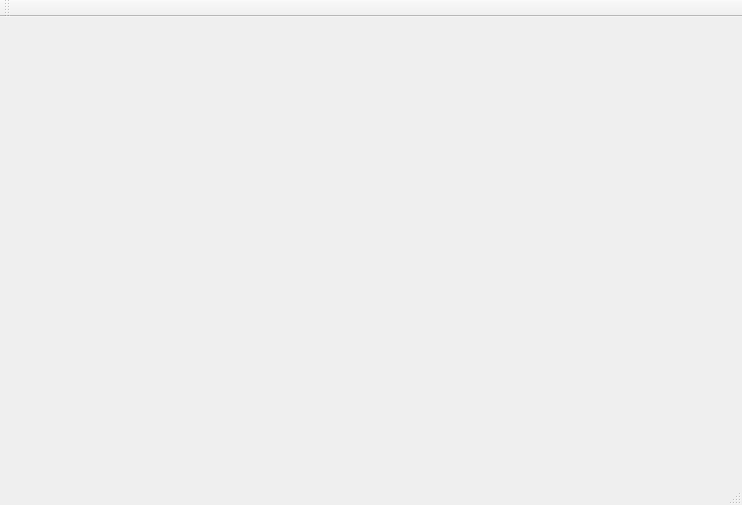
<?xml version="1.0" encoding="UTF-8"?>
<ui version="4.0">
 <class>MainWindow</class>
 <widget class="QMainWindow" name="MainWindow">
  <property name="geometry">
   <rect>
    <x>0</x>
    <y>0</y>
    <width>742</width>
    <height>505</height>
   </rect>
  </property>
  <property name="windowTitle">
   <string>MainWindow</string>
  </property>
  <widget class="QWidget" name="centralwidget"/>
  <widget class="QMenuBar" name="menubar">
   <property name="geometry">
    <rect>
     <x>0</x>
     <y>0</y>
     <width>742</width>
     <height>21</height>
    </rect>
   </property>
  </widget>
  <widget class="QStatusBar" name="statusbar"/>
  <widget class="QToolBar" name="toolBar">
   <property name="windowTitle">
    <string>toolBar</string>
   </property>
   <attribute name="toolBarArea">
    <enum>TopToolBarArea</enum>
   </attribute>
   <attribute name="toolBarBreak">
    <bool>false</bool>
   </attribute>
  </widget>
 </widget>
 <resources/>
 <connections/>
</ui>
